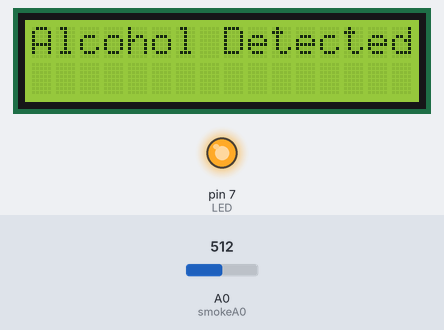
Bench run of a sketch on a simulated Arduino Uno, built with avr-gcc and run on an emulated ATmega328P. Parts: 16×2 character LCD, output pins drawn as LEDs (lit = HIGH). The test bench sets the inputs (shaded band); at power-on: A0 (smokeA0) = 512. What the sketch prints to the serial monitor is not drawn.

Above: at 1.2 s.
1.3 s: A0 (smokeA0) set to 419
2.8 s: A0 (smokeA0) set to 383
At 3.4 s:
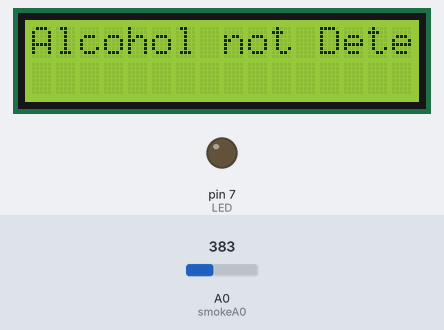
4.5 s: A0 (smokeA0) set to 410
At 4.72 s:
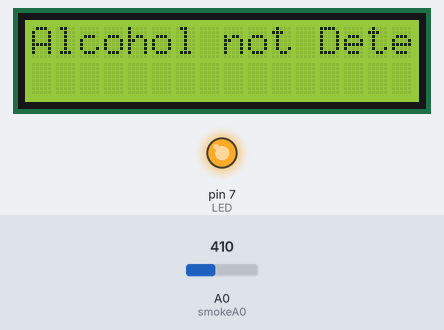
6.2 s: A0 (smokeA0) set to 390
At 6.47 s:
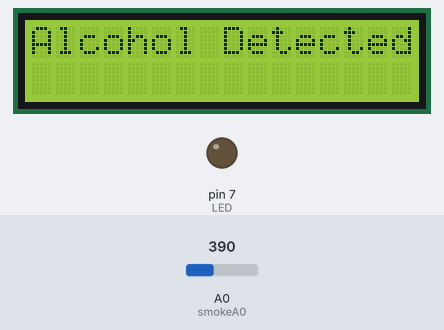
8.0 s: A0 (smokeA0) set to 511
At 9.2 s:
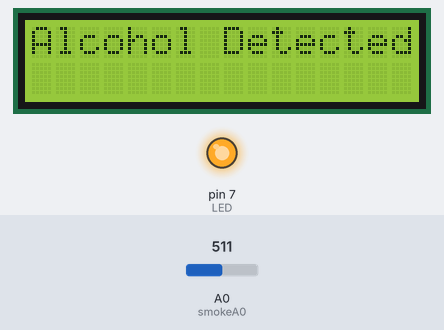
Timing chart, 0 to 11.0 s (numbered marks = the images above; inputs shaded):
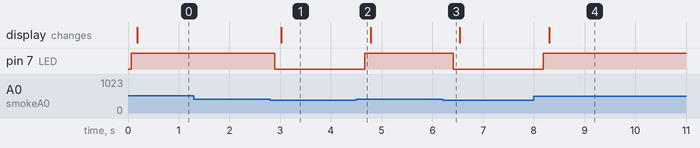

Measured:
- the behaviour switches between 401 and 400 on A0 (smokeA0) (found by bisection; images 0 and 1)
- after the input at 1.3 s, every drawn part: stays the same
- after the input at 2.8 s, pin 7 (LED): HIGH → LOW after 0.10 s; the display: changes after 0.22 s (image 1)
- after the input at 4.5 s, pin 7 (LED): LOW → HIGH after 0.17 s
- after the input at 6.2 s, pin 7 (LED): HIGH → LOW after 0.21 s
- after the input at 8.0 s, pin 7 (LED): LOW → HIGH after 0.19 s; the display: changes after 0.30 s (image 4)

The sketch:

mq_2_sensor_code.ino
```cpp
#include <Wire.h>
#include <LiquidCrystal_I2C.h>

LiquidCrystal_I2C lcd(0x27, 16, 2);

int smokeA0 = A0;
int LED = 7;

int sensorThres = 400;

void setup() {
  pinMode(smokeA0, INPUT);
  pinMode(LED, OUTPUT);
  Serial.begin(9600);
  lcd.begin();
  lcd.backlight();
}

void loop() {
  int analogSensor = analogRead(smokeA0);

  Serial.print("Pin A0: ");
  Serial.println(analogSensor);
  // Checks if it has reached the threshold value
  if (analogSensor > sensorThres)
  {
    digitalWrite(LED, HIGH);
    delay(100);
    // Clear the screen
    lcd.clear();
    lcd.print("Alcohol Detected");
  }
  else
  {
    digitalWrite(LED, LOW);
    delay(100);
    // Clear the screen
    lcd.clear();
    lcd.print("Alcohol not Detected");
  }
  delay(100);
}
```
